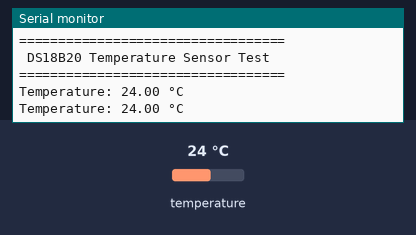
This sketch was run on a simulated ESP32. Shown: the last lines printed to the serial monitor. The inputs (shaded band) are chosen by the test bench; at power-on: temperature 24 °C.

Above: at 3.3 s.
3.4 s: temperature set to 12 °C
At 4.9 s:
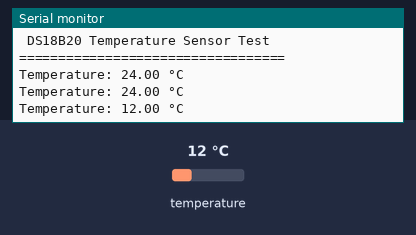
5.9 s: temperature set to 19 °C
At 7.3 s:
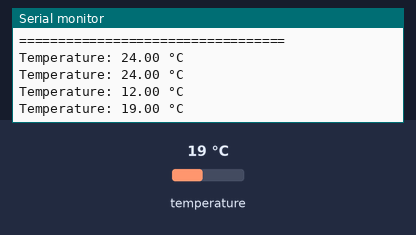
Timing chart, 0 to 8.9 s (numbered marks = the images above; inputs shaded):
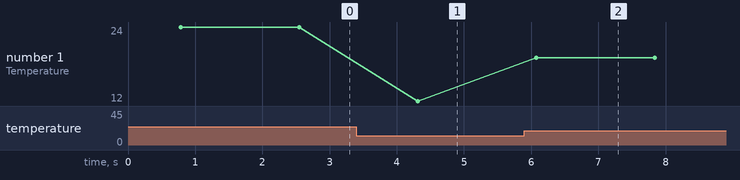

Measured:
- after the input at 3.4 s, the serial monitor: prints a new line after 0.91 s (image 1)
- after the input at 5.9 s, the serial monitor: prints a new line after 0.18 s (image 2)
- plotted number 1: 24 → 12 after the input at 3.4 s, 12 → 19 after the input at 5.9 s

The sketch:

DS18B20_testing_code.ino
```cpp
/*
=========================================================
DS18B20 Temperature Sensor Test
=========================================================

Description:
Reads real-time temperature from a DS18B20 digital
temperature sensor connected to an ESP32 and displays
the temperature in the Serial Monitor.

Hardware:
- ESP32 Development Board
- DS18B20 Temperature Sensor
- 4.7kΩ Pull-up Resistor

Connections:
-----------------------------------
ESP32        DS18B20
-----------------------------------
3.3V   ----> VCC
GPIO4  ----> DATA
GND    ----> GND

Note:
Connect a 4.7kΩ resistor between DATA and 3.3V.

=========================================================
*/

#include <OneWire.h>
#include <DallasTemperature.h>

// -------------------------------
// DS18B20 Data Pin
// -------------------------------
#define ONE_WIRE_BUS 4

// Create OneWire instance
OneWire oneWire(ONE_WIRE_BUS);

// Pass OneWire reference to DallasTemperature library
DallasTemperature tempSensor(&oneWire);

void setup() {

  Serial.begin(115200);

  Serial.println();
  Serial.println("==================================");
  Serial.println(" DS18B20 Temperature Sensor Test ");
  Serial.println("==================================");

  // Initialize temperature sensor
  tempSensor.begin();
}

void loop() {

  // Request temperature from sensor
  tempSensor.requestTemperatures();

  // Read temperature in Celsius
  float temperature = tempSensor.getTempCByIndex(0);

  if (temperature == DEVICE_DISCONNECTED_C) {

    Serial.println("Temperature Sensor Not Detected!");

  } else {

    Serial.print("Temperature: ");
    Serial.print(temperature);
    Serial.println(" °C");
  }

  delay(1000);
}
```
